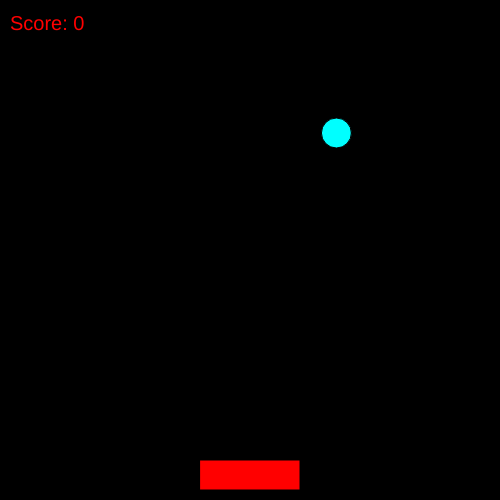
Frame 1 (no input)
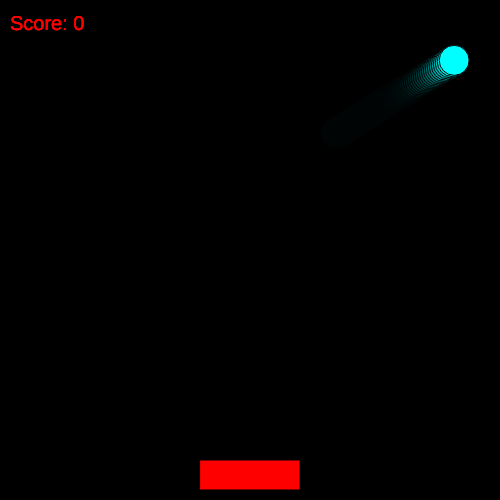
Frame 60 (no input)
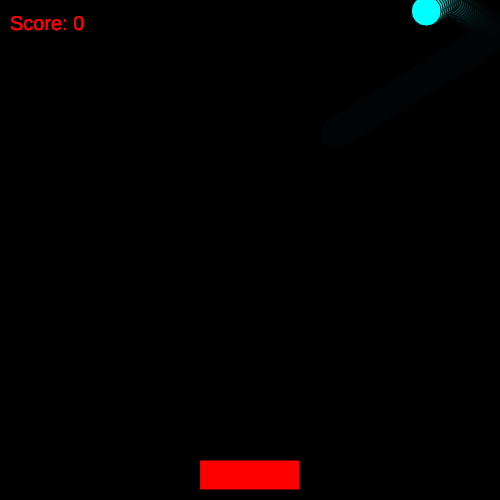
Frame 120 (the mouse pressed at the canvas centre since frame 60)

The p5.js sketch that drew these frames (run headless with seeded random() and noise() and a simulated clock; from frame 60 on, the mouse is pressed at the canvas centre):

// p5.js sketch
// ── sketch.js
//Ball Stuff

let xPosE;
let yPosE;

let BLeft, BRight, BTop, BBottom; 

let xSpeed;
let ySpeed;

let xDirection = 1;
let yDirection = 1;


//Box Stuff

let xPosB = 250;
let yPosB = 475;

let boxLeft, boxRight, boxTop, boxBottom; 

let speedBX = 3;


//Other

let score = 0;
let e = false;


function setup() {
     createCanvas(500, 500);
     background(0);

     xPosE = random(50, 451);
     yPosE = random(50, 451);

     xSpeed = random(-4, 4);
     ySpeed = random(-4, 4);

     rectMode(CENTER);
}

function draw() {
     background(0, 30);

     textAlign(LEFT);
     fill(255, 0, 0);
     textSize(20);
     text(`Score: ${score}`, 10, 30);

     //Box
     fill(255, 0, 0);
     rect(xPosB, yPosB, 100, 30);

     //Ball
     fill(0, 255, 255);
     ellipse(xPosE, yPosE, 30, 30);

     xPosE += xSpeed * xDirection;
     yPosE += ySpeed * yDirection;

     //If ball hits wall
     if (xPosE > 500 || xPosE < 0) {
          xDirection *= -1;
     }

     if (yPosE < 0) {
          yDirection *= -1;
     }

     //Box area
     boxTop = yPosB - 15;
     boxBottom = yPosB + 15;
     boxLeft = xPosB - 15;
     boxRight = xPosB + 15;

     //Ball area
     BLeft = xPosE - 15;
     BRight = xPosE + 15;
     BTop = yPosE - 15;
     BBottom = yPosE + 15;

     //If ball and box meet
     if (BLeft > boxRight || BRight < boxLeft || BTop > boxBottom || BBottom < boxTop) {

     }
     else {
          //If you un-comment xDirection it will go back
          //xDirection *= -1;
          yDirection *= -1;
          score += 1;
          xSpeed += 0.5;
          ySpeed += 0.5;
          speedBX += 0.5;
     }

     //Move
     if (keyIsDown(LEFT_ARROW)) {
          xPosB -= speedBX;
     }

     if (keyIsDown(RIGHT_ARROW)) {
          xPosB += speedBX;
     }

     //Lose
     if (yPosE > 500) {
          score = 'You LOST!';
     }

     //GOD
     if (keyIsDown(UP_ARROW) && keyIsDown(DOWN_ARROW) && keyIsDown(LEFT_ARROW) && keyIsDown(RIGHT_ARROW)) {     
          textAlign(CENTER, CENTER);
          textSize(40);
          text('GOD MODE', 250, 250);
          speedBX += 7;
          e = true;
     }
     if (e === true) {
          xPosB = xPosE;
     }
}

// function mouseClicked() {
//     textAlign(CENTER, CENTER);
//     textSize(40);
//     text('GOD MODE', 250, 250);
//     speedBX = 7;
//     e = true;
// }
